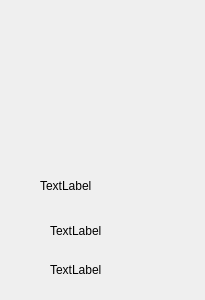
<?xml version="1.0" encoding="UTF-8"?>
<ui version="4.0">
 <class>ListItem</class>
 <widget class="QWidget" name="ListItem">
  <property name="geometry">
   <rect>
    <x>0</x>
    <y>0</y>
    <width>205</width>
    <height>300</height>
   </rect>
  </property>
  <property name="windowTitle">
   <string>Form</string>
  </property>
  <widget class="QLabel" name="name">
   <property name="geometry">
    <rect>
     <x>40</x>
     <y>170</y>
     <width>131</width>
     <height>31</height>
    </rect>
   </property>
   <property name="styleSheet">
    <string notr="true">font: 700 28pt &quot;Hannotate SC&quot;;</string>
   </property>
   <property name="text">
    <string>TextLabel</string>
   </property>
  </widget>
  <widget class="QLabel" name="LV">
   <property name="geometry">
    <rect>
     <x>50</x>
     <y>220</y>
     <width>101</width>
     <height>21</height>
    </rect>
   </property>
   <property name="styleSheet">
    <string notr="true">font: 24pt &quot;Wawati SC&quot;;</string>
   </property>
   <property name="text">
    <string>TextLabel</string>
   </property>
  </widget>
  <widget class="QLabel" name="ID">
   <property name="geometry">
    <rect>
     <x>50</x>
     <y>260</y>
     <width>101</width>
     <height>20</height>
    </rect>
   </property>
   <property name="styleSheet">
    <string notr="true">font: 24pt &quot;Wawati SC&quot;;</string>
   </property>
   <property name="text">
    <string>TextLabel</string>
   </property>
  </widget>
  <widget class="QPushButton" name="img">
   <property name="geometry">
    <rect>
     <x>9</x>
     <y>0</y>
     <width>201</width>
     <height>171</height>
    </rect>
   </property>
   <property name="styleSheet">
    <string notr="true">image: url(:/pokemon/elements/Pikachu.png);
background: transparent;
border: none;</string>
   </property>
   <property name="text">
    <string/>
   </property>
  </widget>
 </widget>
 <resources/>
 <connections/>
</ui>
